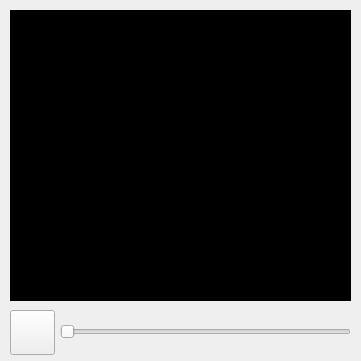
  <widget class="QWidget" name="widget" native="true">
   <property name="geometry">
    <rect>
     <x>10</x>
     <y>50</y>
     <width>361</width>
     <height>361</height>
    </rect>
   </property>
   <widget class="QWidget" name="widget_3" native="true">
    <property name="geometry">
     <rect>
      <x>10</x>
      <y>10</y>
      <width>341</width>
      <height>291</height>
     </rect>
    </property>
    <widget class="QGraphicsView" name="graphicsView">
     <property name="geometry">
      <rect>
       <x>0</x>
       <y>0</y>
       <width>341</width>
       <height>291</height>
      </rect>
     </property>
     <property name="styleSheet">
      <string notr="true">background-color: rgb(0, 0, 0);</string>
     </property>
    </widget>
   </widget>
   <widget class="QSlider" name="horizontalSlider">
    <property name="geometry">
     <rect>
      <x>60</x>
      <y>320</y>
      <width>291</width>
      <height>24</height>
     </rect>
    </property>
    <property name="orientation">
     <enum>Qt::Horizontal</enum>
    </property>
   </widget>
   <widget class="QPushButton" name="pushButton">
    <property name="geometry">
     <rect>
      <x>10</x>
      <y>310</y>
      <width>45</width>
      <height>45</height>
     </rect>
    </property>
    <property name="icon">
     <iconset resource="../../images/openshot.qrc">
      <normaloff>:/icons/Compass/actions/media-toolbar/media-playback-start.svg</normaloff>:/icons/Compass/actions/media-toolbar/media-playback-start.svg</iconset>
    </property>
    <property name="iconSize">
     <size>
      <width>32</width>
      <height>32</height>
     </size>
    </property>
   </widget>
  </widget>
